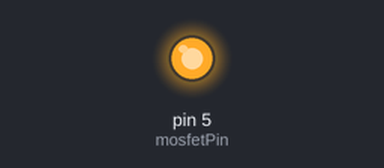
The sketch below on a simulated Arduino Uno, built with avr-gcc and run on an emulated ATmega328P. On the bench: output pins drawn as LEDs (lit = HIGH).

Above: at 1.5 s.
At 4.5 s:
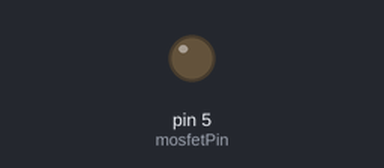
Timing chart, 0 to 7.8 s (numbered marks = the images above):
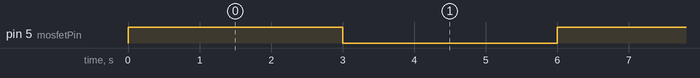

Measured:
- by itself, pin 5 (mosfetPin): alternates HIGH for 3.0 s and LOW for 3.0 s

The sketch:

Mosfet_LED_test.ino
```cpp
int mosfetPin = 5;

void setup() {
  pinMode(mosfetPin, OUTPUT);
}

void loop() {
  digitalWrite(mosfetPin, HIGH); // LED ON
  delay(3000);
  digitalWrite(mosfetPin, LOW);  // LED OFF
  delay(3000);
}
```
